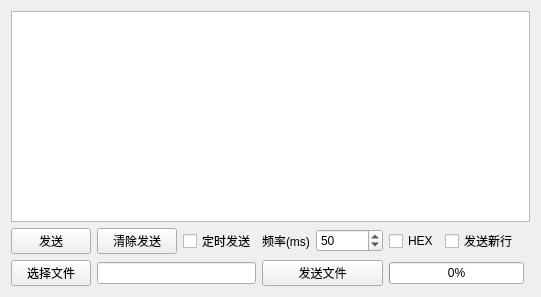
<?xml version="1.0" encoding="UTF-8"?>
<ui version="4.0">
 <class>generalSigle</class>
 <widget class="QWidget" name="generalSigle">
  <property name="geometry">
   <rect>
    <x>0</x>
    <y>0</y>
    <width>541</width>
    <height>297</height>
   </rect>
  </property>
  <property name="windowTitle">
   <string>Form</string>
  </property>
  <layout class="QGridLayout" name="gridLayout_2">
   <item row="0" column="0" colspan="2">
    <widget class="QTextEdit" name="textEdit"/>
   </item>
   <item row="1" column="0">
    <layout class="QGridLayout" name="gridLayout">
     <item row="0" column="3">
      <widget class="QLabel" name="label">
       <property name="text">
        <string>频率(ms)</string>
       </property>
      </widget>
     </item>
     <item row="0" column="4">
      <widget class="QSpinBox" name="spinBox_times">
       <property name="minimum">
        <number>1</number>
       </property>
       <property name="maximum">
        <number>100000</number>
       </property>
       <property name="value">
        <number>50</number>
       </property>
      </widget>
     </item>
     <item row="1" column="1" colspan="2">
      <widget class="QLineEdit" name="lineEdit_path"/>
     </item>
     <item row="1" column="3" colspan="2">
      <widget class="QPushButton" name="pushButton_send_file">
       <property name="text">
        <string>发送文件</string>
       </property>
      </widget>
     </item>
     <item row="0" column="2">
      <widget class="QCheckBox" name="checkBox_times">
       <property name="text">
        <string>定时发送</string>
       </property>
      </widget>
     </item>
     <item row="0" column="6">
      <widget class="QCheckBox" name="checkBox_enter">
       <property name="text">
        <string>发送新行</string>
       </property>
      </widget>
     </item>
     <item row="0" column="0">
      <widget class="QPushButton" name="pushButton_send">
       <property name="text">
        <string>发送</string>
       </property>
      </widget>
     </item>
     <item row="0" column="1">
      <widget class="QPushButton" name="pushButton_clear">
       <property name="text">
        <string>清除发送</string>
       </property>
      </widget>
     </item>
     <item row="1" column="0">
      <widget class="QPushButton" name="pushButton_scan">
       <property name="text">
        <string>选择文件</string>
       </property>
      </widget>
     </item>
     <item row="0" column="5">
      <widget class="QCheckBox" name="checkBox_hex">
       <property name="text">
        <string>HEX</string>
       </property>
      </widget>
     </item>
     <item row="0" column="7">
      <spacer name="horizontalSpacer">
       <property name="orientation">
        <enum>Qt::Horizontal</enum>
       </property>
       <property name="sizeHint" stdset="0">
        <size>
         <width>55</width>
         <height>20</height>
        </size>
       </property>
      </spacer>
     </item>
     <item row="1" column="5" colspan="3">
      <widget class="QProgressBar" name="progressBar">
       <property name="maximumSize">
        <size>
         <width>400</width>
         <height>16777215</height>
        </size>
       </property>
       <property name="contextMenuPolicy">
        <enum>Qt::NoContextMenu</enum>
       </property>
       <property name="layoutDirection">
        <enum>Qt::LeftToRight</enum>
       </property>
       <property name="value">
        <number>0</number>
       </property>
       <property name="orientation">
        <enum>Qt::Horizontal</enum>
       </property>
       <property name="textDirection">
        <enum>QProgressBar::TopToBottom</enum>
       </property>
      </widget>
     </item>
    </layout>
   </item>
  </layout>
 </widget>
 <resources/>
 <connections/>
</ui>
